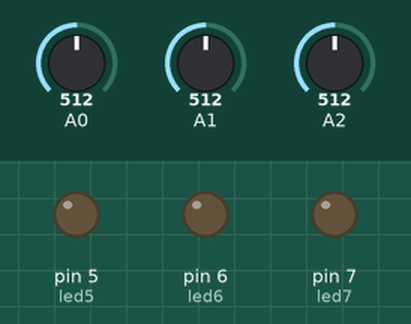
A sketch run on a simulated Arduino Uno, built with avr-gcc and run on an emulated ATmega328P. Shown: output pins drawn as LEDs (lit = HIGH). The inputs (shaded band) are chosen by the test bench; at power-on: A2 = 512, A0 = 512, A1 = 512.

Above: at 1.2 s.
1.3 s: A2 set to 0
At 2.5 s:
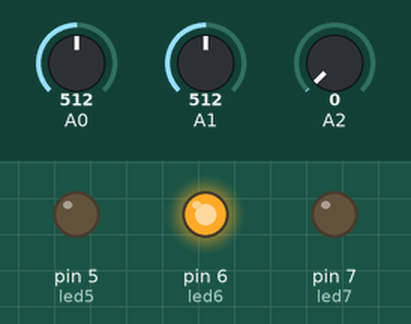
3.2 s: A2 set to 62
At 4.5 s:
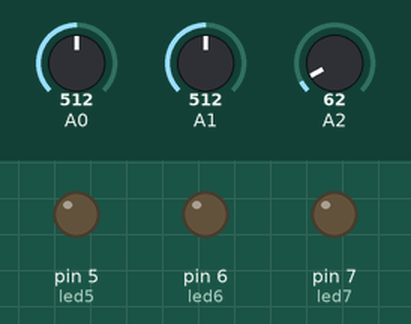
Timing chart, 0 to 6.2 s (numbered marks = the images above; inputs shaded):
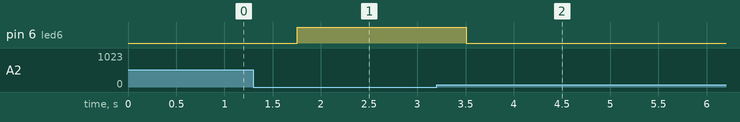

The sketch:

adc_LDR.ino
```cpp
float ICahaya,Suhu,Beban,Cahaya,SuhuR,BebanM;
int led5 = 5;
int led6 = 6;
int led7 = 7;
void setup()
{
  Serial.begin(9600);
  pinMode(led5,OUTPUT);
  pinMode(led6,OUTPUT);
  pinMode(led7,OUTPUT);
}

void loop()
{

  Cahaya = analogRead(A0);
  Suhu =analogRead(A1);
  Beban = analogRead(A2);
  ICahaya = Cahaya * (5.0 / 1023.0);
  SuhuR = Suhu * (5.0 / 1023.0);
  BebanM = Beban * (5.0 / 1023.0);
  delay(250);
  if(ICahaya>1.67 && BebanM<=0 && SuhuR<52){
    digitalWrite(led5,LOW);
    digitalWrite(led6,HIGH);
    digitalWrite(led7,LOW);
  }
  else if(ICahaya<=1.67 && BebanM<2.38 && SuhuR<0.26){
    digitalWrite(led5,LOW);
    digitalWrite(led6,HIGH);
    digitalWrite(led7,LOW);
  }
  else if(ICahaya<=1.67 && BebanM<2.38 && SuhuR<0.26){
   digitalWrite(led5,LOW);
   digitalWrite(led6,LOW);
   digitalWrite(led7,HIGH);
  }
  else if(ICahaya<=1.67 && BebanM<2.38 && SuhuR<0.26){
   digitalWrite(led5,HIGH);
   digitalWrite(led6,LOW);
   digitalWrite(led7,LOW);
  }
  else if(ICahaya<=1.67 && BebanM<2.38 && SuhuR<0.26){
   digitalWrite(led5,HIGH);
   digitalWrite(led6,LOW);
   digitalWrite(led7,LOW);
  }
  else if(ICahaya<=1.67 && BebanM<2.38 && SuhuR<0.26){
   digitalWrite(led5,LOW);
   digitalWrite(led6,LOW);
   digitalWrite(led7,HIGH);
  }
  else{
   digitalWrite(led5,LOW);
   digitalWrite(led6,LOW);
   digitalWrite(led7,LOW);
  }
}
```

Measured:
- after the input at 1.3 s, pin 6 (led6): LOW → HIGH after 0.45 s
- after the input at 3.2 s, pin 6 (led6): HIGH → LOW after 0.31 s
